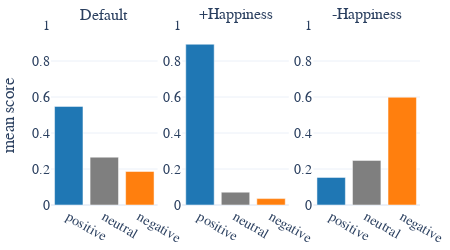

Notebook code cell kept with this figure:
### Code cell
fig1 = draw_bar_diagrams(classifications, "meta-llama/Meta-Llama-3-8B-Instruct", generation_modes)
fig1.show()

### Figure 1 — Plotly figure (JSON) as saved in the notebook; plotly's stock layout.template omitted (floating-point values rounded to 4 significant figures)
{"data": [{"marker": {"color": ["#1f77b4", "#7f7f7f", "#ff7f0e"]}, "name": "default", "type": "bar", "x": ["positive", "neutral", "negative"], "xaxis": "x", "y": [0.5478, 0.2657, 0.1864], "yaxis": "y"}, {"marker": {"color": ["#1f77b4", "#7f7f7f", "#ff7f0e"]}, "name": "steered_alpha_0.25", "type": "bar", "x": ["positive", "neutral", "negative"], "xaxis": "x2", "y": [0.8931, 0.07129, 0.03556], "yaxis": "y2"}, {"marker": {"color": ["#1f77b4", "#7f7f7f", "#ff7f0e"]}, "name": "steered_alpha_-0.25", "type": "bar", "x": ["positive", "neutral", "negative"], "xaxis": "x3", "y": [0.1534, 0.2478, 0.5988], "yaxis": "y3"}], "layout": {"annotations": [{"font": {"size": 16}, "showarrow": false, "text": "Default", "x": 0.1444, "xanchor": "center", "xref": "paper", "y": 1, "yanchor": "bottom", "yref": "paper"}, {"font": {"size": 16}, "showarrow": false, "text": "+Happiness", "x": 0.5, "xanchor": "center", "xref": "paper", "y": 1, "yanchor": "bottom", "yref": "paper"}, {"font": {"size": 16}, "showarrow": false, "text": "-Happiness", "x": 0.8556, "xanchor": "center", "xref": "paper", "y": 1, "yanchor": "bottom", "yref": "paper"}], "font": {"family": "Serif", "size": 14}, "height": 250, "margin": {"b": 5, "l": 5, "r": 5, "t": 25}, "showlegend": false, "width": 450, "xaxis": {"anchor": "y", "domain": [0, 0.2889]}, "xaxis2": {"anchor": "y2", "domain": [0.3556, 0.6444]}, "xaxis3": {"anchor": "y3", "domain": [0.7111, 1]}, "yaxis": {"anchor": "x", "domain": [0, 1], "range": [0, 1], "title": {"text": "mean score"}}, "yaxis2": {"anchor": "x2", "domain": [0, 1], "range": [0, 1]}, "yaxis3": {"anchor": "x3", "domain": [0, 1], "range": [0, 1]}}}
